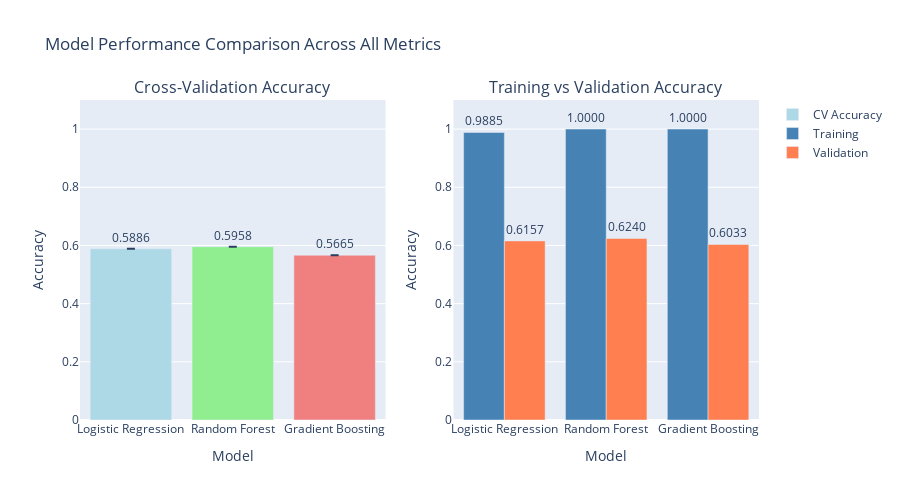

Notebook code cell kept with this figure:
### Markdown cell above
We'll now visualize the performance comparison across all three models to better understand their relative strengths.

### Code cell
print(f"\n{'='*70}")
print(f"SECTION 6.6: MODEL PERFORMANCE VISUALIZATION")
print(f"{'='*70}\n")

import plotly.graph_objects as go
from plotly.subplots import make_subplots

# Create subplot figure
fig = make_subplots(
    rows=1, cols=2,
    subplot_titles=['Cross-Validation Accuracy', 'Training vs Validation Accuracy'],
    specs=[[{'type': 'bar'}, {'type': 'bar'}]]
)

# Subplot 1: Cross-validation results
# cv_results is a list (or cv_results_df is a DataFrame). Use cv_results_df if available.
if 'cv_results_df' in globals():
    model_names = cv_results_df['Model'].tolist()
    # cv_results_df stores aggregated metrics; use 'Accuracy' as CV mean estimate
    cv_means = cv_results_df['Accuracy'].tolist()
    # We didn't store per-model stds earlier, so set to zeros (or compute if you saved arrays)
    cv_stds = [0.0] * len(model_names)
else:
    # Fallback: use the keys from training_metrics (preserves order)
    model_names = list(training_metrics.keys())
    cv_means = [training_metrics[name].get('val_accuracy', 0.0) for name in model_names]
    cv_stds = [0.0] * len(model_names)

fig.add_trace(
    go.Bar(
        x=model_names,
        y=cv_means,
        error_y=dict(type='data', array=cv_stds),
        name='CV Accuracy',
        marker_color=['lightblue', 'lightgreen', 'lightcoral'][:len(model_names)],
        text=[f'{acc:.4f}' for acc in cv_means],
        textposition='outside'
    ),
    row=1, col=1
)

# Subplot 2: Train vs Validation accuracy
train_accs = [training_metrics[name]['train_accuracy'] for name in model_names]
val_accs = [training_metrics[name]['val_accuracy'] for name in model_names]

fig.add_trace(
    go.Bar(
        x=model_names,
        y=train_accs,
        name='Training',
        marker_color='steelblue',
        text=[f'{acc:.4f}' for acc in train_accs],
        textposition='outside'
    ),
    row=1, col=2
)

fig.add_trace(
    go.Bar(
        x=model_names,
        y=val_accs,
        name='Validation',
        marker_color='coral',
        text=[f'{acc:.4f}' for acc in val_accs],
        textposition='outside'
    ),
    row=1, col=2
)

# Update layout
fig.update_xaxes(title_text="Model", row=1, col=1)
fig.update_xaxes(title_text="Model", row=1, col=2)
fig.update_yaxes(title_text="Accuracy", row=1, col=1, range=[0, 1.1])
fig.update_yaxes(title_text="Accuracy", row=1, col=2, range=[0, 1.1])

fig.update_layout(
    height=500,
    showlegend=True,
    title_text="Model Performance Comparison Across All Metrics"
)

fig.show()

print("\n✓ Visualization complete")
print(f"\nKey observations:")
print(f"  • Cross-validation gives robust performance estimates across 5 folds")
print(f"  • Training accuracy > Validation accuracy indicates some overfitting")
print(f"  • Best model: {best_model_name} (highest validation accuracy)")
print(f"  • {best_model_name} achieves good balance between fitting and generalization")

### Figure 1 — Plotly figure (JSON) as saved in the notebook; plotly's stock layout.template omitted (floating-point values rounded to 4 significant figures)
{"data": [{"error_y": {"array": [0, 0, 0], "type": "data"}, "marker": {"color": ["lightblue", "lightgreen", "lightcoral"]}, "name": "CV Accuracy", "text": ["0.5886", "0.5958", "0.5665"], "textposition": "outside", "type": "bar", "x": ["Logistic Regression", "Random Forest", "Gradient Boosting"], "xaxis": "x", "y": [0.5886, 0.5958, 0.5665], "yaxis": "y"}, {"marker": {"color": "steelblue"}, "name": "Training", "text": ["0.9885", "1.0000", "1.0000"], "textposition": "outside", "type": "bar", "x": ["Logistic Regression", "Random Forest", "Gradient Boosting"], "xaxis": "x2", "y": [0.9885, 1, 1], "yaxis": "y2"}, {"marker": {"color": "coral"}, "name": "Validation", "text": ["0.6157", "0.6240", "0.6033"], "textposition": "outside", "type": "bar", "x": ["Logistic Regression", "Random Forest", "Gradient Boosting"], "xaxis": "x2", "y": [0.6157, 0.624, 0.6033], "yaxis": "y2"}], "layout": {"annotations": [{"font": {"size": 16}, "showarrow": false, "text": "Cross-Validation Accuracy", "x": 0.225, "xanchor": "center", "xref": "paper", "y": 1, "yanchor": "bottom", "yref": "paper"}, {"font": {"size": 16}, "showarrow": false, "text": "Training vs Validation Accuracy", "x": 0.775, "xanchor": "center", "xref": "paper", "y": 1, "yanchor": "bottom", "yref": "paper"}], "height": 500, "showlegend": true, "title": {"text": "Model Performance Comparison Across All Metrics"}, "xaxis": {"anchor": "y", "domain": [0, 0.45], "title": {"text": "Model"}}, "xaxis2": {"anchor": "y2", "domain": [0.55, 1], "title": {"text": "Model"}}, "yaxis": {"anchor": "x", "domain": [0, 1], "range": [0, 1.1], "title": {"text": "Accuracy"}}, "yaxis2": {"anchor": "x2", "domain": [0, 1], "range": [0, 1.1], "title": {"text": "Accuracy"}}}}
